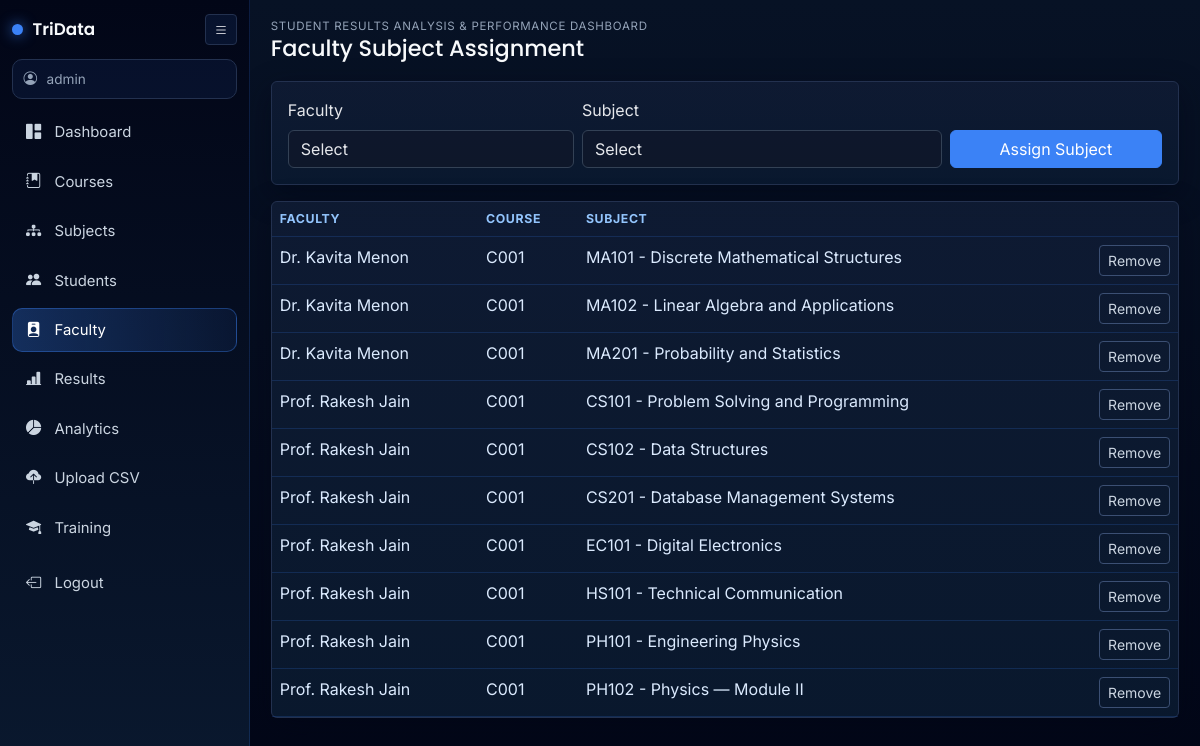
/admin/faculty/assignments (signed in), run on the app's committed database.
### app/models.py (models this page shows, shortened)
class User(UserMixin, db.Model):
    __tablename__ = "users"
    id = db.Column(db.Integer, primary_key=True)
    username = db.Column(db.String(80), unique=True, nullable=False, index=True)
    password_hash = db.Column(db.String(256), nullable=False)
    role = db.Column(db.String(20), nullable=False, default="student")  # admin | faculty | student
    student = db.relationship("Student", backref="user_account", uselist=False)
    faculty = db.relationship("Faculty", backref="user_account", uselist=False)

class FacultySubjectAssignment(db.Model):
    __tablename__ = "faculty_subject_assignments"
    id = db.Column(db.Integer, primary_key=True)
    faculty_id = db.Column(db.Integer, db.ForeignKey("faculty.id"), nullable=False)
    subject_id = db.Column(db.Integer, db.ForeignKey("subjects.id"), nullable=False)
    __table_args__ = (
        db.UniqueConstraint("faculty_id", "subject_id", name="uq_faculty_subject"),
    )
    subject = db.relationship("Subject", backref="faculty_assignments")

class Faculty(db.Model):
    __tablename__ = "faculty"
    id = db.Column(db.Integer, primary_key=True)
    user_id = db.Column(db.Integer, db.ForeignKey("users.id"), unique=True, nullable=False)
    employee_id = db.Column(db.String(64), unique=True, nullable=True, index=True)
    full_name = db.Column(db.String(160), nullable=False)
    email = db.Column(db.String(120))
    assignments = db.relationship(
        "FacultySubjectAssignment",
        backref="faculty",
        lazy="dynamic",
        cascade="all, delete-orphan",
    )

class Course(db.Model):
    __tablename__ = "courses"
    id = db.Column(db.Integer, primary_key=True)
    name = db.Column(db.String(120), nullable=False)
    code = db.Column(db.String(32), unique=True, nullable=False, index=True)
    duration_years = db.Column(db.Integer, default=4)
    subjects = db.relationship("Subject", backref="course", lazy="dynamic")
    students = db.relationship("Student", backref="course", lazy="dynamic")

class Subject(db.Model):
    __tablename__ = "subjects"
    id = db.Column(db.Integer, primary_key=True)
    name = db.Column(db.String(120), nullable=False)
    code = db.Column(db.String(32), nullable=False, index=True)
    course_id = db.Column(db.Integer, db.ForeignKey("courses.id"), nullable=False)
    max_internal = db.Column(db.Integer, default=40)
    max_external = db.Column(db.Integer, default=60)
    __table_args__ = (db.UniqueConstraint("course_id", "code", name="uq_subject_course_code"),)
    results = db.relationship("Result", backref="subject", lazy="dynamic")

### app/routes/admin.py (the view, shortened to what this page needs)
@bp.route("/faculty/assignments", methods=["GET", "POST"])
def faculty_assignments():
    faculties = Faculty.query.order_by(Faculty.full_name).all()
    subjects = Subject.query.join(Course).order_by(Course.code, Subject.code).all()
    assignments = (
        FacultySubjectAssignment.query.join(Faculty)
        .join(Subject)
        .join(Course)
        .order_by(Faculty.full_name, Course.code, Subject.code)
        .all()
    )
    return render_template(
        "admin/faculty_assignments.html",
        faculties=faculties,
        subjects=subjects,
        assignments=assignments,
    )

### app/routes/admin.py (called while the page is built)
@bp.before_request
@login_required
def _admin_gate():
    if current_user.role != "admin":
        from flask import abort
        abort(403)

### app/templates/admin/faculty_assignments.html (shortened to what this page needs)
{% extends "base.html" %}
{% block page_title %}Faculty Subject Assignment{% endblock %}
{% block content %}
<div class="card p-3 mb-3">
  <form method="post" class="row g-2 align-items-end">
    <div class="col-md-4">
      <label class="form-label" for="faculty_id">Faculty</label>
      <select class="form-select" id="faculty_id" name="faculty_id" required>
        <option value="">Select</option>
      </select>
    </div>
    <div class="col-md-5">
      <label class="form-label" for="subject_id">Subject</label>
      <select class="form-select" id="subject_id" name="subject_id" required>
        <option value="">Select</option>
      </select>
    </div>
    <div class="col-md-3">
      <button class="btn btn-primary w-100" type="submit">Assign Subject</button>
    </div>
  </form>
</div>
<div class="card">
  <div class="table-responsive">
    <table class="table table-hover mb-0">
      <thead><tr><th>Faculty</th><th>Course</th><th>Subject</th><th></th></tr></thead>
      <tbody>
        {% for a in assignments %}
        <tr>
          <td>{{ a.faculty.full_name }}</td>
          <td>{{ a.subject.course.code }}</td>
          <td>{{ a.subject.code }} - {{ a.subject.name }}</td>
          <td class="text-end">
            <form method="post" action="{{ url_for('admin.faculty_assignment_delete', aid=a.id) }}">
              <button class="btn btn-sm btn-outline-danger" type="submit">Remove</button>
            </form>
          </td>
        </tr>
        {% else %}
        <tr><td colspan="4" class="text-center py-4 text-muted">No assignments found.</td></tr>
        {% endfor %}
      </tbody>
    </table>
  </div>
</div>
{% endblock %}

### app/templates/base.html (shortened to what this page needs)
<!DOCTYPE html>
<html lang="en">
<head>
  <link href="https://cdn.jsdelivr.net/npm/bootstrap-icons@1.11.3/font/bootstrap-icons.css" rel="stylesheet">
  <link href="https://cdn.jsdelivr.net/npm/bootstrap@5.3.3/dist/css/bootstrap.min.css" rel="stylesheet">
  <link rel="stylesheet" href="{{ url_for('static', filename='css/app.css') }}">
</head>
<body>
  {% if current_user.is_authenticated %}
  <div id="tridataShell" class="app-shell">
    <aside id="appSidebar" class="app-sidebar">
      <div class="sidebar-head">
        <div class="brand-wrap">
          <span class="brand-dot"></span>
          <span class="brand-text">TriData</span>
        </div>
        <button id="sidebarToggle" class="btn btn-sm icon-btn" type="button" aria-label="Toggle sidebar">
          <i class="bi bi-list"></i>
        </button>
      </div>
      <div class="user-chip">
        <i class="bi bi-person-circle"></i>
        <span>{{ current_user.username }}</span>
      </div>
      <nav class="side-nav">
        {% if current_user.role == 'admin' %}
        <a class="side-link {% if request.endpoint == 'admin.dashboard' %}active{% endif %}" href="{{ url_for('admin.dashboard') }}"><i class="bi bi-grid-1x2-fill"></i><span>Dashboard</span></a>
        <a class="side-link " href="{{ url_for('admin.courses_list') }}"><i class="bi bi-journal-bookmark-fill"></i><span>Courses</span></a>
        <a class="side-link " href="{{ url_for('admin.subjects_list') }}"><i class="bi bi-diagram-3-fill"></i><span>Subjects</span></a>
        <a class="side-link " href="{{ url_for('admin.students_list') }}"><i class="bi bi-people-fill"></i><span>Students</span></a>
        <a class="side-link {% if request.endpoint in ['admin.faculty_list', 'admin.faculty_add', 'admin.faculty_edit', 'admin.faculty_assignments'] %}active{% endif %}" href="{{ url_for('admin.faculty_list') }}"><i class="bi bi-person-badge-fill"></i><span>Faculty</span></a>
        <a class="side-link {% if request.endpoint == 'admin.results_list' %}active{% endif %}" href="{{ url_for('admin.results_list') }}"><i class="bi bi-bar-chart-line-fill"></i><span>Results</span></a>
        <a class="side-link {% if request.endpoint == 'admin.analytics' %}active{% endif %}" href="{{ url_for('admin.analytics') }}"><i class="bi bi-pie-chart-fill"></i><span>Analytics</span></a>
        <a class="side-link {% if request.endpoint == 'admin.results_upload' %}active{% endif %}" href="{{ url_for('admin.results_upload') }}"><i class="bi bi-cloud-upload-fill"></i><span>Upload CSV</span></a>
        <a class="side-link {% if request.endpoint in ['admin.training_list'] %}active{% endif %}" href="{{ url_for('admin.training_list') }}"><i class="bi bi-mortarboard-fill"></i><span>Training</span></a>
        {% endif %}
      </nav>
      <a class="side-link logout-link" href="{{ url_for('auth.logout') }}"><i class="bi bi-box-arrow-left"></i><span>Logout</span></a>
    </aside>
    <div class="content-wrap">
      <header class="content-head">
        <div>
          <div class="eyebrow">Student Results Analysis & Performance Dashboard</div>
          <h1 class="page-title">{% block page_title %}TriData{% endblock %}</h1>
        </div>
      </header>
      <main class="content-main">
        {{ self.content() }}
      </main>
    </div>
  </div>
  {% endif %}
</body>
</html>

### app/static/css/app.css (style rules this page uses)
:root { --deep-blue: #0a192f; --dark-black: #020617; --accent-blue: #3b82f6; --light-text: #e5e7eb; --muted-text: #94a3b8; --panel: #0f1b33; --panel-2: #111f3a; --border: #23314f; }
* { font-family: Inter, "Segoe UI", sans-serif; }
body { min-height: 100vh; background: linear-gradient(180deg, #071225 0%, var(--dark-black) 100%); color: var(--light-text); }
h1, h2, h3, h4, h5, h6, .page-title, .brand-text { font-family: Poppins, Inter, sans-serif; }
.app-shell { display: flex; min-height: 100vh; }
.app-sidebar { position: fixed; top: 0; left: 0; bottom: 0; width: 250px; background: linear-gradient(180deg, var(--dark-black) 0%, var(--deep-blue) 100%); border-right: 1px solid rgba(59, 130, 246, 0.18); padding: 0.9rem 0.75rem 0.8rem; transition: width 0.2s ease; overflow: hidden; z-index: 1050; }
.sidebar-head { display: flex; align-items: center; justify-content: space-between; margin-bottom: 0.85rem; }
.brand-wrap { display: flex; align-items: center; gap: 0.6rem; }
.brand-dot { width: 11px; height: 11px; border-radius: 50%; background: var(--accent-blue); box-shadow: 0 0 14px rgba(59, 130, 246, 0.8); }
.brand-text { font-size: 1.05rem; font-weight: 600; color: #f8fafc; }
.icon-btn { border: 1px solid var(--border); color: var(--light-text); background: rgba(59, 130, 246, 0.1); }
.user-chip { display: flex; align-items: center; gap: 0.6rem; color: var(--muted-text); border: 1px solid var(--border); background: rgba(59, 130, 246, 0.08); border-radius: 10px; padding: 0.55rem 0.65rem; font-size: 0.85rem; margin-bottom: 0.7rem; }
.side-nav { display: flex; flex-direction: column; gap: 0.3rem; }
.side-link { display: flex; align-items: center; gap: 0.75rem; color: #cbd5e1; text-decoration: none; border-radius: 10px; padding: 0.62rem 0.72rem; font-size: 0.93rem; border: 1px solid transparent; transition: all 0.18s ease; }
.side-link i { width: 18px; text-align: center; font-size: 0.95rem; }
.side-link.active { color: #fff; border-color: rgba(59, 130, 246, 0.36); background: linear-gradient(90deg, rgba(59, 130, 246, 0.28), rgba(59, 130, 246, 0.08)); }
.logout-link { margin-top: 0.7rem; }
.content-wrap { margin-left: 250px; width: calc(100% - 250px); transition: margin-left 0.2s ease, width 0.2s ease; }
.content-head { padding: 1.1rem 1.3rem 0.4rem; }
.eyebrow { color: var(--muted-text); text-transform: uppercase; letter-spacing: 0.06em; font-size: 0.72rem; }
.page-title { margin-bottom: 0; font-size: 1.4rem; color: #f8fafc; }
.content-main { padding: 0.8rem 1.3rem 1.35rem; }
.card { background: linear-gradient(180deg, rgba(15, 27, 51, 0.92), rgba(10, 25, 47, 0.92)); border: 1px solid var(--border); box-shadow: 0 10px 30px rgba(2, 6, 23, 0.45); color: var(--light-text); }
.table { --bs-table-bg: transparent; --bs-table-color: #dbeafe; --bs-table-border-color: rgba(59, 130, 246, 0.18); --bs-table-hover-bg: rgba(59, 130, 246, 0.08); }
.table thead th { font-size: 0.77rem; text-transform: uppercase; letter-spacing: 0.05em; color: #93c5fd; border-bottom-width: 1px; }
.form-control, .form-select { background: rgba(15, 23, 42, 0.8); border-color: #334155; color: var(--light-text); }
.btn-primary { background-color: var(--accent-blue); border-color: var(--accent-blue); }
.btn-outline-secondary, .btn-outline-primary, .btn-outline-success, .btn-outline-danger { border-color: #3b4f73; color: #cbd5e1; }

### data on the page
User: username "admin"
FacultySubjectAssignment: faculty.full_name "Dr. Kavita Menon", subject.course.code "C001", subject.code "MA101", subject.name "Discrete Mathematical Structures"
FacultySubjectAssignment: faculty.full_name "Dr. Kavita Menon", subject.course.code "C001", subject.code "MA102", subject.name "Linear Algebra and Applications"
FacultySubjectAssignment: faculty.full_name "Dr. Kavita Menon", subject.course.code "C001", subject.code "MA201", subject.name "Probability and Statistics"
FacultySubjectAssignment: faculty.full_name "Prof. Rakesh Jain", subject.course.code "C001", subject.code "CS101", subject.name "Problem Solving and Programming"
FacultySubjectAssignment: faculty.full_name "Prof. Rakesh Jain", subject.course.code "C001", subject.code "CS102", subject.name "Data Structures"
FacultySubjectAssignment: faculty.full_name "Prof. Rakesh Jain", subject.course.code "C001", subject.code "CS201", subject.name "Database Management Systems"
FacultySubjectAssignment: faculty.full_name "Prof. Rakesh Jain", subject.course.code "C001", subject.code "EC101", subject.name "Digital Electronics"
FacultySubjectAssignment: faculty.full_name "Prof. Rakesh Jain", subject.course.code "C001", subject.code "HS101", subject.name "Technical Communication"
FacultySubjectAssignment: faculty.full_name "Prof. Rakesh Jain", subject.course.code "C001", subject.code "PH101", subject.name "Engineering Physics"
FacultySubjectAssignment: faculty.full_name "Prof. Rakesh Jain", subject.course.code "C001", subject.code "PH102", subject.name "Physics — Module II"
